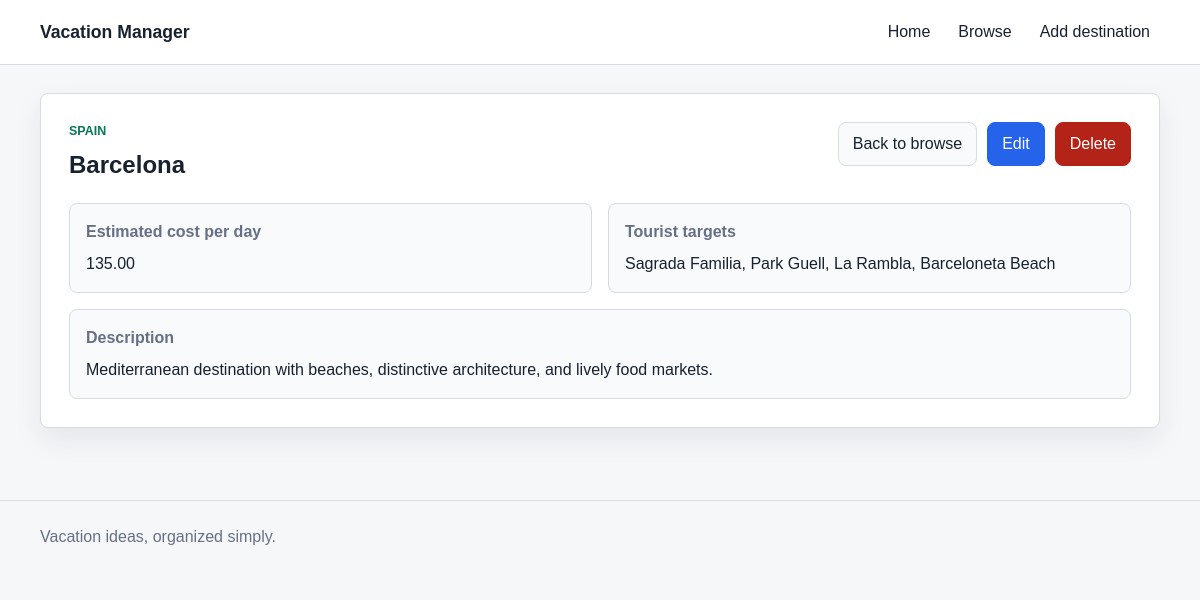
The app's page /details.php?id=2 with its own data.
### tables this page shows
CREATE TABLE IF NOT EXISTS destinations (
    id INT UNSIGNED AUTO_INCREMENT PRIMARY KEY,
    location_name VARCHAR(120) NOT NULL,
    country_name VARCHAR(100) NOT NULL,
    description TEXT NOT NULL,
    tourist_targets TEXT NOT NULL,
    estimated_cost_per_day DECIMAL(10, 2) NOT NULL,
    created_at TIMESTAMP DEFAULT CURRENT_TIMESTAMP,
    updated_at TIMESTAMP DEFAULT CURRENT_TIMESTAMP ON UPDATE CURRENT_TIMESTAMP,
    INDEX idx_destinations_country (country_name),
    INDEX idx_destinations_location (location_name)
);

### includes/helpers.php (called while the page is built, shortened)
<?php
function e(?string $value): string
{
    return htmlspecialchars((string) $value, ENT_QUOTES, 'UTF-8');
}
function find_destination(int $id): ?array
{
    $stmt = get_pdo()->prepare('SELECT * FROM destinations WHERE id = :id');
    $stmt->bindValue(':id', $id, PDO::PARAM_INT);
    $stmt->execute();
    $destination = $stmt->fetch();
    return $destination ?: null;
}
function get_destination_id_from_request(): int
{
    $id = filter_input(INPUT_GET, 'id', FILTER_VALIDATE_INT);
    return $id && $id > 0 ? $id : 0;
}

### includes/db.php (called while the page is built, shortened)
<?php
function get_pdo(): PDO
{
    $config = require __DIR__ . '/../config.php';
    $dsn = sprintf(
        'mysql:host=%s;port=%s;dbname=%s;charset=%s',
        $config['host'],
        $config['port'],
        $config['database'],
        $config['charset']
    );
    $pdo = new PDO($dsn, $config['username'], $config['password'], [
        PDO::ATTR_ERRMODE => PDO::ERRMODE_EXCEPTION,
        PDO::ATTR_DEFAULT_FETCH_MODE => PDO::FETCH_ASSOC,
        PDO::ATTR_EMULATE_PREPARES => false,
    ]);
    return $pdo;
}

### details.php (the view, shortened to what this page needs)
<?php
$id = get_destination_id_from_request();
$destination = $id ? find_destination($id) : null;
require __DIR__ . '/includes/header.php';
?>
<article class="details-page">
    <div class="section-heading">
        <div>
            <p class="eyebrow"><?= e($destination['country_name']) ?></p>
            <h1><?= e($destination['location_name']) ?></h1>
        </div>
        <div class="form-actions compact">
            <a class="button secondary" href="browse.php">Back to browse</a>
            <a class="button primary" href="edit.php?id=<?= (int) $destination['id'] ?>">Edit</a>
            <a class="button danger" href="delete.php?id=<?= (int) $destination['id'] ?>">Delete</a>
        </div>
    </div>
    <dl class="details-grid">
        <div>
            <dt>Estimated cost per day</dt>
            <dd><?= e(number_format((float) $destination['estimated_cost_per_day'], 2)) ?></dd>
        </div>
        <div>
            <dt>Tourist targets</dt>
            <dd><?= nl2br(e($destination['tourist_targets'])) ?></dd>
        </div>
        <div class="full-span">
            <dt>Description</dt>
            <dd><?= nl2br(e($destination['description'])) ?></dd>
        </div>
    </dl>
</article>
<?php require __DIR__ . '/includes/footer.php'; ?>

### assets/styles.css (style rules this page uses)
:root { --bg: #f6f7f9; --surface: #ffffff; --text: #18212f; --muted: #667085; --line: #d7dce3; --primary: #2563eb; --primary-dark: #1e40af; --accent: #047857; --danger: #b42318; --success-bg: #dcfae6; --success-text: #067647; --error-bg: #fee4e2; --shadow: 0 12px 28px rgba(24, 33, 47, 0.08); }
* { box-sizing: border-box; }
body { margin: 0; font-family: Arial, Helvetica, sans-serif; color: var(--text); background: var(--bg); line-height: 1.5; }
a { color: var(--primary); text-decoration: none; }
.hero-band, .section-block, .details-page { background: var(--surface); border: 1px solid var(--line); border-radius: 8px; box-shadow: var(--shadow); padding: 28px; margin-bottom: 24px; }
.hero-band h1, .section-heading h1, .section-heading h2, .details-page h1 { margin: 0; }
.eyebrow { color: var(--accent); font-weight: 700; text-transform: uppercase; font-size: 0.78rem; margin: 0 0 6px; }
.hero-actions, .form-actions, .card-actions, .actions-cell, .pager { display: flex; align-items: center; gap: 10px; flex-wrap: wrap; }
.form-actions.compact { justify-content: flex-end; }
.button, button.button { border: 1px solid var(--line); border-radius: 8px; padding: 9px 14px; font: inherit; cursor: pointer; background: var(--surface); color: var(--text); display: inline-flex; align-items: center; justify-content: center; min-height: 40px; }
.button.primary { background: var(--primary); border-color: var(--primary); color: #ffffff; }
.button.secondary { background: #f8fafc; }
.button.danger { background: var(--danger); border-color: var(--danger); color: #ffffff; }
.section-heading, .list-toolbar { display: flex; justify-content: space-between; align-items: flex-start; gap: 18px; margin-bottom: 20px; }
.details-grid { display: grid; grid-template-columns: repeat(2, minmax(0, 1fr)); gap: 16px; margin: 0; }
.details-grid div { background: #f8fafc; border: 1px solid var(--line); border-radius: 8px; padding: 16px; }
.details-grid .full-span { grid-column: 1 / -1; }
.details-grid dt { font-weight: 700; color: var(--muted); margin-bottom: 8px; }
.details-grid dd { margin: 0; }

### records on screen
destinations: country_name "SPAIN", location_name "Barcelona", estimated_cost_per_day "135.00", tourist_targets "Sagrada Familia, Park Guell, La Rambla, Barceloneta Beach", description "Mediterranean destination with beaches, distinctive architecture, and lively food markets."
